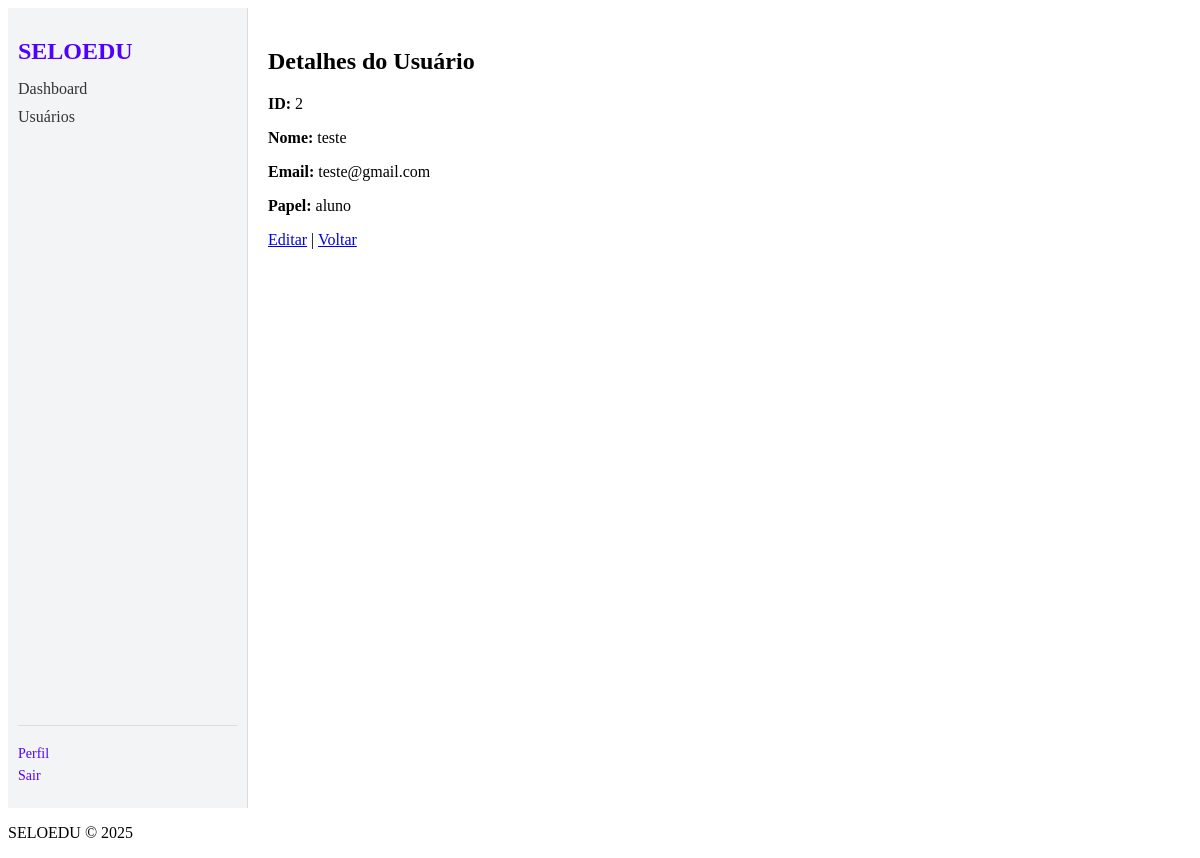
Page /users/2 (signed in) on the earlier database version.
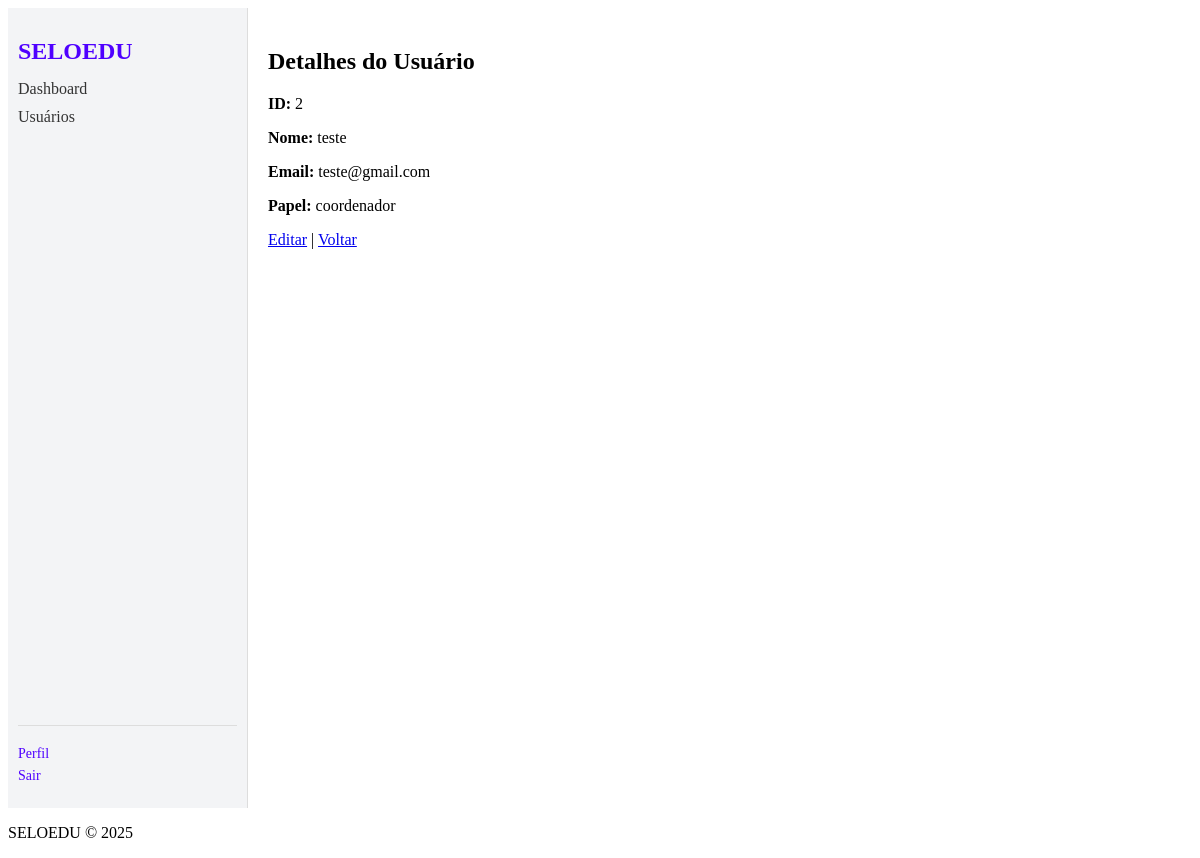
Same page on the later database version.
### models/user.py (models this page shows, shortened)
class User(db.Model, UserMixin):
    id = db.Column(db.Integer, primary_key=True)
    nome = db.Column(db.String(100), nullable=False)
    email = db.Column(db.String(150), unique=True, nullable=False)
    password_hash = db.Column(db.String(200), nullable=False)
    role = db.Column(db.String(20), nullable=False, default="aluno")
    ativo = db.Column(db.Boolean, default=True)
    profile = db.relationship('Profile', uselist=False, back_populates='user')

### views/users.py (the view)
@login_required
def show(user_id):
    user = User.query.get_or_404(user_id)
    return render_template("users/show.html", user=user)

### app.py (called while the page is built)
@login_manager.user_loader
def load_user(user_id):
    return db.session.get(User, int(user_id))

### templates/users/show.html (shortened to what this page needs)
{% extends "base.html" %}
{% block content %}
  <h2>Detalhes do Usuário</h2>
  <p><strong>ID:</strong> {{ user.id }}</p>
  <p><strong>Nome:</strong> {{ user.nome }}</p>
  <p><strong>Email:</strong> {{ user.email }}</p>
  <p><strong>Papel:</strong> {{ user.role }}</p>
  <p>
    <a href="{{ url_for('users.edit', user_id=user.id) }}">Editar</a> |
    <a href="{{ url_for('users.index') }}">Voltar</a>
  </p>
{% endblock %}

Differences in the rows shown:
changed User "teste": role "aluno" → "coordenador"
